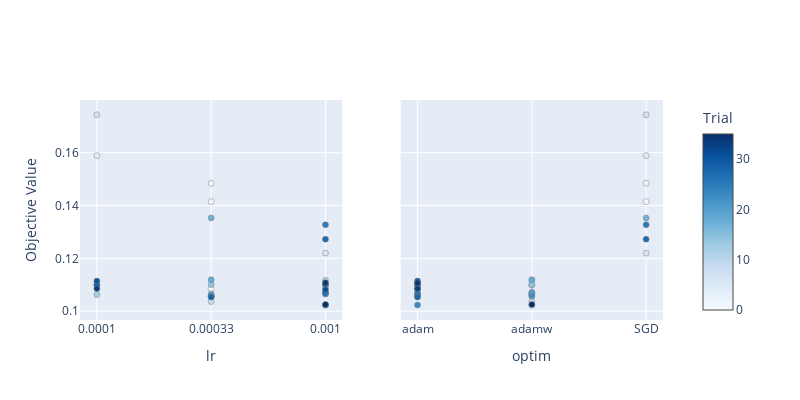
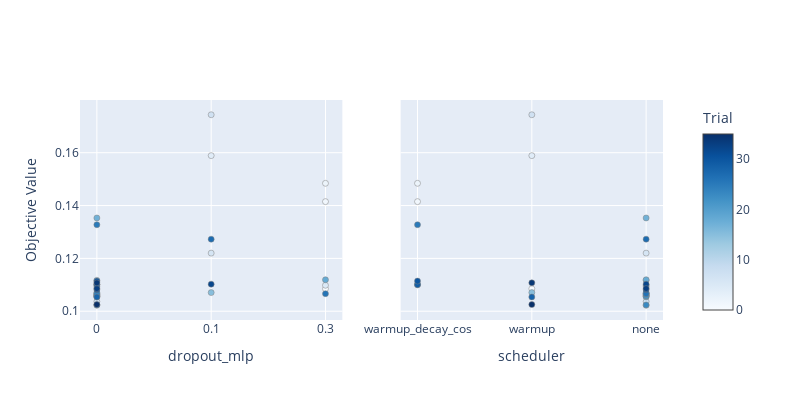
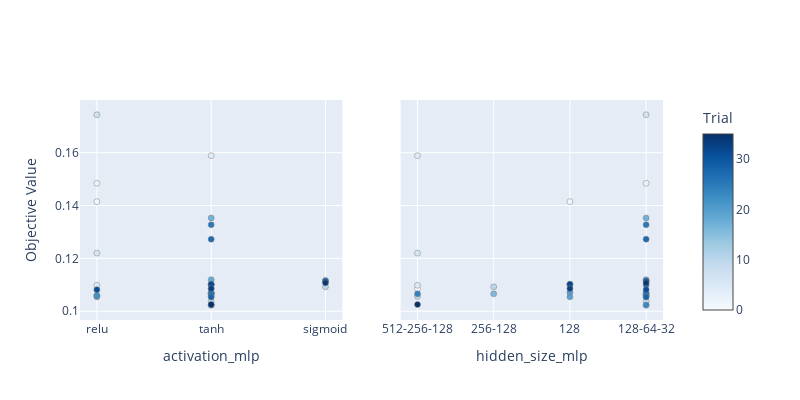

These figures' notebook cell, in order:
### Code cell
import optuna

param_names = list(study.best_params.keys())

# Group parameters in chunks of 3
for i in range(0, len(param_names), 2):
    param_chunk = param_names[i:i+2]
    fig = optuna.visualization.plot_slice(study, params=param_chunk)
    fig.update_layout(
        title='',
        width=800,
        height=400
    )
    fig.show()

### Figure 1 — Plotly figure (JSON) as saved in the notebook; plotly's stock layout.template omitted (floating-point values rounded to 4 significant figures)
{"data": [{"marker": {"color": [0, 1, 2, 3, 4, 5, 6, 7, 8, 9, 10, 11, 12, 13, 14, 15, 16, 17, 18, 19, 20, 21, 22, 23, 24, 25, 26, 27, 28, 29, 30, 31, 32, 33, 34, 35], "colorbar": {"title": {"text": "Trial"}, "x": 1, "xpad": 40}, "colorscale": [[0, "rgb(247,251,255)"], [0.125, "rgb(222,235,247)"], [0.25, "rgb(198,219,239)"], [0.375, "rgb(158,202,225)"], [0.5, "rgb(107,174,214)"], [0.625, "rgb(66,146,198)"], [0.75, "rgb(33,113,181)"], [0.875, "rgb(8,81,156)"], [1, "rgb(8,48,107)"]], "line": {"color": "Grey", "width": 0.5}, "showscale": true}, "mode": "markers", "name": "Feasible Trial", "showlegend": false, "type": "scatter", "x": [0.00033, 0.00033, 0.00033, 0.001, 0.0001, 0.001, 0.001, 0.0001, 0.00033, 0.00033, 0.001, 0.001, 0.0001, 0.0001, 0.00033, 0.001, 0.00033, 0.00033, 0.00033, 0.00033, 0.001, 0.00033, 0.00033, 0.001, 0.001, 0.001, 0.001, 0.001, 0.00033, 0.0001, 0.0001, 0.001, 0.001, 0.0001, 0.001, 0.001], "xaxis": "x", "y": [0.1085, 0.1415, 0.1484, 0.1023, 0.1589, 0.1098, 0.122, 0.1744, 0.1037, 0.1056, 0.1092, 0.1117, 0.1063, 0.1101, 0.1101, 0.1071, 0.1066, 0.1353, 0.1119, 0.1054, 0.1071, 0.106, 0.1058, 0.1024, 0.1066, 0.1327, 0.1066, 0.1273, 0.1054, 0.11, 0.1114, 0.1082, 0.1102, 0.1086, 0.1107, 0.1025], "yaxis": "y"}, {"marker": {"color": [0, 1, 2, 3, 4, 5, 6, 7, 8, 9, 10, 11, 12, 13, 14, 15, 16, 17, 18, 19, 20, 21, 22, 23, 24, 25, 26, 27, 28, 29, 30, 31, 32, 33, 34, 35], "colorbar": {"title": {"text": "Trial"}, "x": 1, "xpad": 40}, "colorscale": [[0, "rgb(247,251,255)"], [0.125, "rgb(222,235,247)"], [0.25, "rgb(198,219,239)"], [0.375, "rgb(158,202,225)"], [0.5, "rgb(107,174,214)"], [0.625, "rgb(66,146,198)"], [0.75, "rgb(33,113,181)"], [0.875, "rgb(8,81,156)"], [1, "rgb(8,48,107)"]], "line": {"color": "Grey", "width": 0.5}, "showscale": false}, "mode": "markers", "name": "Feasible Trial", "showlegend": false, "type": "scatter", "x": ["adam", "SGD", "SGD", "adamw", "SGD", "adamw", "SGD", "SGD", "adamw", "adamw", "adam", "adamw", "adamw", "adamw", "adamw", "adamw", "adamw", "SGD", "adamw", "adam", "adamw", "adam", "adamw", "adam", "adam", "SGD", "adam", "SGD", "adam", "adam", "adam", "adam", "adam", "adam", "adam", "adamw"], "xaxis": "x2", "y": [0.1085, 0.1415, 0.1484, 0.1023, 0.1589, 0.1098, 0.122, 0.1744, 0.1037, 0.1056, 0.1092, 0.1117, 0.1063, 0.1101, 0.1101, 0.1071, 0.1066, 0.1353, 0.1119, 0.1054, 0.1071, 0.106, 0.1058, 0.1024, 0.1066, 0.1327, 0.1066, 0.1273, 0.1054, 0.11, 0.1114, 0.1082, 0.1102, 0.1086, 0.1107, 0.1025], "yaxis": "y2"}], "layout": {"height": 400, "title": {"text": ""}, "width": 800, "xaxis": {"anchor": "y", "categoryarray": [0.0001, 0.00033, 0.001], "categoryorder": "array", "domain": [0, 0.45], "title": {"text": "lr"}, "type": "category"}, "xaxis2": {"anchor": "y2", "categoryarray": ["adam", "adamw", "SGD"], "categoryorder": "array", "domain": [0.55, 1], "title": {"text": "optim"}, "type": "category"}, "yaxis": {"anchor": "x", "domain": [0, 1], "title": {"text": "Objective Value"}}, "yaxis2": {"anchor": "x2", "domain": [0, 1], "matches": "y", "showticklabels": false}}}

### Figure 2 — Plotly figure (JSON) as saved in the notebook; plotly's stock layout.template omitted (floating-point values rounded to 4 significant figures)
{"data": [{"marker": {"color": [0, 1, 2, 3, 4, 5, 6, 7, 8, 9, 10, 11, 12, 13, 14, 15, 16, 17, 18, 19, 20, 21, 22, 23, 24, 25, 26, 27, 28, 29, 30, 31, 32, 33, 34, 35], "colorbar": {"title": {"text": "Trial"}, "x": 1, "xpad": 40}, "colorscale": [[0, "rgb(247,251,255)"], [0.125, "rgb(222,235,247)"], [0.25, "rgb(198,219,239)"], [0.375, "rgb(158,202,225)"], [0.5, "rgb(107,174,214)"], [0.625, "rgb(66,146,198)"], [0.75, "rgb(33,113,181)"], [0.875, "rgb(8,81,156)"], [1, "rgb(8,48,107)"]], "line": {"color": "Grey", "width": 0.5}, "showscale": true}, "mode": "markers", "name": "Feasible Trial", "showlegend": false, "type": "scatter", "x": [0.3, 0.3, 0.3, 0, 0.1, 0.3, 0.1, 0.1, 0, 0, 0, 0, 0, 0, 0, 0.1, 0, 0, 0.3, 0, 0, 0, 0, 0, 0, 0, 0.3, 0.1, 0, 0, 0, 0, 0.1, 0, 0, 0], "xaxis": "x", "y": [0.1085, 0.1415, 0.1484, 0.1023, 0.1589, 0.1098, 0.122, 0.1744, 0.1037, 0.1056, 0.1092, 0.1117, 0.1063, 0.1101, 0.1101, 0.1071, 0.1066, 0.1353, 0.1119, 0.1054, 0.1071, 0.106, 0.1058, 0.1024, 0.1066, 0.1327, 0.1066, 0.1273, 0.1054, 0.11, 0.1114, 0.1082, 0.1102, 0.1086, 0.1107, 0.1025], "yaxis": "y"}, {"marker": {"color": [0, 1, 2, 3, 4, 5, 6, 7, 8, 9, 10, 11, 12, 13, 14, 15, 16, 17, 18, 19, 20, 21, 22, 23, 24, 25, 26, 27, 28, 29, 30, 31, 32, 33, 34, 35], "colorbar": {"title": {"text": "Trial"}, "x": 1, "xpad": 40}, "colorscale": [[0, "rgb(247,251,255)"], [0.125, "rgb(222,235,247)"], [0.25, "rgb(198,219,239)"], [0.375, "rgb(158,202,225)"], [0.5, "rgb(107,174,214)"], [0.625, "rgb(66,146,198)"], [0.75, "rgb(33,113,181)"], [0.875, "rgb(8,81,156)"], [1, "rgb(8,48,107)"]], "line": {"color": "Grey", "width": 0.5}, "showscale": false}, "mode": "markers", "name": "Feasible Trial", "showlegend": false, "type": "scatter", "x": ["warmup", "warmup_decay_cos", "warmup_decay_cos", "none", "warmup", "none", "none", "warmup", "none", "none", "none", "none", "none", "warmup_decay_cos", "warmup_decay_cos", "warmup", "none", "none", "none", "none", "none", "none", "none", "none", "none", "warmup_decay_cos", "none", "none", "warmup", "warmup_decay_cos", "warmup_decay_cos", "none", "none", "none", "warmup", "warmup"], "xaxis": "x2", "y": [0.1085, 0.1415, 0.1484, 0.1023, 0.1589, 0.1098, 0.122, 0.1744, 0.1037, 0.1056, 0.1092, 0.1117, 0.1063, 0.1101, 0.1101, 0.1071, 0.1066, 0.1353, 0.1119, 0.1054, 0.1071, 0.106, 0.1058, 0.1024, 0.1066, 0.1327, 0.1066, 0.1273, 0.1054, 0.11, 0.1114, 0.1082, 0.1102, 0.1086, 0.1107, 0.1025], "yaxis": "y2"}], "layout": {"height": 400, "title": {"text": ""}, "width": 800, "xaxis": {"anchor": "y", "categoryarray": [0, 0.1, 0.3], "categoryorder": "array", "domain": [0, 0.45], "title": {"text": "dropout_mlp"}, "type": "category"}, "xaxis2": {"anchor": "y2", "categoryarray": ["warmup_decay_cos", "warmup", "none"], "categoryorder": "array", "domain": [0.55, 1], "title": {"text": "scheduler"}, "type": "category"}, "yaxis": {"anchor": "x", "domain": [0, 1], "title": {"text": "Objective Value"}}, "yaxis2": {"anchor": "x2", "domain": [0, 1], "matches": "y", "showticklabels": false}}}

### Figure 3 — Plotly figure (JSON) as saved in the notebook; plotly's stock layout.template omitted (floating-point values rounded to 4 significant figures)
{"data": [{"marker": {"color": [0, 1, 2, 3, 4, 5, 6, 7, 8, 9, 10, 11, 12, 13, 14, 15, 16, 17, 18, 19, 20, 21, 22, 23, 24, 25, 26, 27, 28, 29, 30, 31, 32, 33, 34, 35], "colorbar": {"title": {"text": "Trial"}, "x": 1, "xpad": 40}, "colorscale": [[0, "rgb(247,251,255)"], [0.125, "rgb(222,235,247)"], [0.25, "rgb(198,219,239)"], [0.375, "rgb(158,202,225)"], [0.5, "rgb(107,174,214)"], [0.625, "rgb(66,146,198)"], [0.75, "rgb(33,113,181)"], [0.875, "rgb(8,81,156)"], [1, "rgb(8,48,107)"]], "line": {"color": "Grey", "width": 0.5}, "showscale": true}, "mode": "markers", "name": "Feasible Trial", "showlegend": false, "type": "scatter", "x": ["tanh", "relu", "relu", "tanh", "tanh", "relu", "relu", "relu", "tanh", "tanh", "sigmoid", "sigmoid", "tanh", "tanh", "tanh", "tanh", "tanh", "tanh", "tanh", "relu", "tanh", "relu", "relu", "tanh", "tanh", "tanh", "tanh", "tanh", "tanh", "tanh", "sigmoid", "relu", "tanh", "tanh", "sigmoid", "tanh"], "xaxis": "x", "y": [0.1085, 0.1415, 0.1484, 0.1023, 0.1589, 0.1098, 0.122, 0.1744, 0.1037, 0.1056, 0.1092, 0.1117, 0.1063, 0.1101, 0.1101, 0.1071, 0.1066, 0.1353, 0.1119, 0.1054, 0.1071, 0.106, 0.1058, 0.1024, 0.1066, 0.1327, 0.1066, 0.1273, 0.1054, 0.11, 0.1114, 0.1082, 0.1102, 0.1086, 0.1107, 0.1025], "yaxis": "y"}, {"marker": {"color": [0, 1, 2, 3, 4, 5, 6, 7, 8, 9, 10, 11, 12, 13, 14, 15, 16, 17, 18, 19, 20, 21, 22, 23, 24, 25, 26, 27, 28, 29, 30, 31, 32, 33, 34, 35], "colorbar": {"title": {"text": "Trial"}, "x": 1, "xpad": 40}, "colorscale": [[0, "rgb(247,251,255)"], [0.125, "rgb(222,235,247)"], [0.25, "rgb(198,219,239)"], [0.375, "rgb(158,202,225)"], [0.5, "rgb(107,174,214)"], [0.625, "rgb(66,146,198)"], [0.75, "rgb(33,113,181)"], [0.875, "rgb(8,81,156)"], [1, "rgb(8,48,107)"]], "line": {"color": "Grey", "width": 0.5}, "showscale": false}, "mode": "markers", "name": "Feasible Trial", "showlegend": false, "type": "scatter", "x": ["512-256-128", "128", "128-64-32", "128-64-32", "512-256-128", "512-256-128", "512-256-128", "128-64-32", "128-64-32", "512-256-128", "256-128", "128-64-32", "128-64-32", "128", "128", "128-64-32", "256-128", "128-64-32", "128-64-32", "128", "128", "128-64-32", "128-64-32", "128-64-32", "512-256-128", "128-64-32", "128-64-32", "128-64-32", "128-64-32", "128-64-32", "128-64-32", "128-64-32", "128", "128", "128-64-32", "512-256-128"], "xaxis": "x2", "y": [0.1085, 0.1415, 0.1484, 0.1023, 0.1589, 0.1098, 0.122, 0.1744, 0.1037, 0.1056, 0.1092, 0.1117, 0.1063, 0.1101, 0.1101, 0.1071, 0.1066, 0.1353, 0.1119, 0.1054, 0.1071, 0.106, 0.1058, 0.1024, 0.1066, 0.1327, 0.1066, 0.1273, 0.1054, 0.11, 0.1114, 0.1082, 0.1102, 0.1086, 0.1107, 0.1025], "yaxis": "y2"}], "layout": {"height": 400, "title": {"text": ""}, "width": 800, "xaxis": {"anchor": "y", "categoryarray": ["relu", "tanh", "sigmoid"], "categoryorder": "array", "domain": [0, 0.45], "title": {"text": "activation_mlp"}, "type": "category"}, "xaxis2": {"anchor": "y2", "categoryarray": ["512-256-128", "256-128", "128", "128-64-32"], "categoryorder": "array", "domain": [0.55, 1], "title": {"text": "hidden_size_mlp"}, "type": "category"}, "yaxis": {"anchor": "x", "domain": [0, 1], "title": {"text": "Objective Value"}}, "yaxis2": {"anchor": "x2", "domain": [0, 1], "matches": "y", "showticklabels": false}}}
